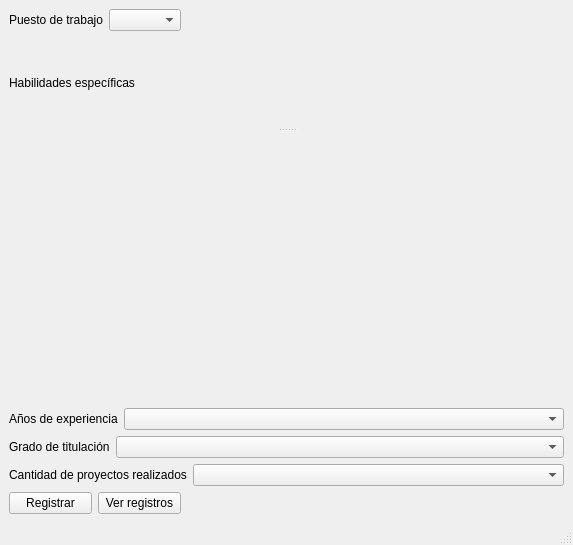
<?xml version="1.0" encoding="UTF-8"?>
<ui version="4.0">
 <class>MainWindow</class>
 <widget class="QMainWindow" name="MainWindow">
  <property name="geometry">
   <rect>
    <x>0</x>
    <y>0</y>
    <width>573</width>
    <height>545</height>
   </rect>
  </property>
  <property name="windowTitle">
   <string>Sistema de contratación de empleados</string>
  </property>
  <widget class="QWidget" name="centralwidget">
   <layout class="QGridLayout" name="gridLayout">
    <item row="0" column="0" colspan="2">
     <layout class="QFormLayout" name="formLayout">
      <item row="0" column="0">
       <widget class="QLabel" name="label_5">
        <property name="text">
         <string>Puesto de trabajo</string>
        </property>
       </widget>
      </item>
      <item row="0" column="1">
       <widget class="JobCombo" name="jobCombo"/>
      </item>
     </layout>
    </item>
    <item row="1" column="0" colspan="3">
     <widget class="QSplitter" name="splitter">
      <property name="orientation">
       <enum>Qt::Vertical</enum>
      </property>
      <widget class="QLabel" name="label_6">
       <property name="text">
        <string>Habilidades específicas</string>
       </property>
      </widget>
      <widget class="QStackedWidget" name="stackedWidget">
       <property name="minimumSize">
        <size>
         <width>0</width>
         <height>270</height>
        </size>
       </property>
       <property name="maximumSize">
        <size>
         <width>16777215</width>
         <height>270</height>
        </size>
       </property>
       <property name="currentIndex">
        <number>0</number>
       </property>
       <widget class="OperationManagerSkillList" name="operationManagerSkillList"/>
       <widget class="SecurityBossSkillList" name="securityBossSkillList"/>
       <widget class="ElectricalTechnicianSkillList" name="electricalTechnicianSkillList"/>
       <widget class="OperatorSkillList" name="operatorSkillList"/>
       <widget class="MaintenanceBossSkillList" name="maintenanceBossSkillList"/>
      </widget>
     </widget>
    </item>
    <item row="2" column="0" colspan="3">
     <layout class="QFormLayout" name="formLayout_2">
      <item row="0" column="0">
       <widget class="QLabel" name="label">
        <property name="text">
         <string>Años de experiencia</string>
        </property>
       </widget>
      </item>
      <item row="0" column="1">
       <widget class="ExperienceCombo" name="yearsOfExperienceCombo"/>
      </item>
     </layout>
    </item>
    <item row="4" column="0" colspan="3">
     <layout class="QFormLayout" name="formLayout_4">
      <item row="0" column="0">
       <widget class="QLabel" name="label_4">
        <property name="text">
         <string>Cantidad de proyectos realizados</string>
        </property>
       </widget>
      </item>
      <item row="0" column="1">
       <widget class="IntegerCombo" name="projectCountCombo"/>
      </item>
     </layout>
    </item>
    <item row="5" column="0">
     <widget class="QPushButton" name="saveRecordButton">
      <property name="text">
       <string>Registrar</string>
      </property>
     </widget>
    </item>
    <item row="5" column="1">
     <widget class="QPushButton" name="showRecordsButton">
      <property name="text">
       <string>Ver registros</string>
      </property>
     </widget>
    </item>
    <item row="5" column="2">
     <spacer name="horizontalSpacer">
      <property name="orientation">
       <enum>Qt::Horizontal</enum>
      </property>
      <property name="sizeHint" stdset="0">
       <size>
        <width>335</width>
        <height>20</height>
       </size>
      </property>
     </spacer>
    </item>
    <item row="3" column="0" colspan="3">
     <layout class="QFormLayout" name="formLayout_3">
      <item row="0" column="0">
       <widget class="QLabel" name="label_2">
        <property name="text">
         <string>Grado de titulación</string>
        </property>
       </widget>
      </item>
      <item row="0" column="1">
       <widget class="ProfessionalDegreeCombo" name="professionalDegreeCombo"/>
      </item>
     </layout>
    </item>
   </layout>
  </widget>
  <widget class="QMenuBar" name="menubar">
   <property name="geometry">
    <rect>
     <x>0</x>
     <y>0</y>
     <width>573</width>
     <height>26</height>
    </rect>
   </property>
  </widget>
  <widget class="QStatusBar" name="statusbar"/>
 </widget>
 <customwidgets>
  <customwidget>
   <class>ExperienceCombo</class>
   <extends>QComboBox</extends>
   <header location="global">experiencecombo.h</header>
  </customwidget>
  <customwidget>
   <class>ProfessionalDegreeCombo</class>
   <extends>QComboBox</extends>
   <header location="global">professionaldegreecombo.h</header>
  </customwidget>
  <customwidget>
   <class>IntegerCombo</class>
   <extends>QComboBox</extends>
   <header location="global">integercombo.h</header>
  </customwidget>
  <customwidget>
   <class>JobCombo</class>
   <extends>QComboBox</extends>
   <header location="global">jobcombo.h</header>
  </customwidget>
  <customwidget>
   <class>ElectricalTechnicianSkillList</class>
   <extends>QWidget</extends>
   <header location="global">electricaltechnicianskilllist.h</header>
   <container>1</container>
  </customwidget>
  <customwidget>
   <class>OperationManagerSkillList</class>
   <extends>QWidget</extends>
   <header location="global">operationmanagerskilllist.h</header>
   <container>1</container>
  </customwidget>
  <customwidget>
   <class>OperatorSkillList</class>
   <extends>QWidget</extends>
   <header location="global">operatorskilllist.h</header>
   <container>1</container>
  </customwidget>
  <customwidget>
   <class>SecurityBossSkillList</class>
   <extends>QWidget</extends>
   <header location="global">securitybossskilllist.h</header>
   <container>1</container>
  </customwidget>
  <customwidget>
   <class>MaintenanceBossSkillList</class>
   <extends>QWidget</extends>
   <header location="global">maintenancebossskilllist.h</header>
   <container>1</container>
  </customwidget>
 </customwidgets>
 <resources/>
 <connections/>
</ui>
